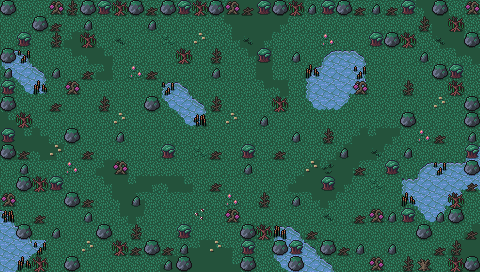

Tiled map render using the project's own tile images. Description and the map definition, with tile-layer contents summarised, below:
An orthogonal 30x17 tile map with 16x16 px tiles, 3 tile layers (Background, Ground, Clutter), 2 tilesets and 12 objects.

<map version="1.10" tiledversion="1.10.1" orientation="orthogonal" renderorder="right-down" width="30" height="17" tilewidth="16" tileheight="16" infinite="0" nextlayerid="7" nextobjectid="60">
 <editorsettings>
  <export target="wastetown..tmx" format="tmx" />
 </editorsettings>
 <tileset firstgid="1" source="../tileset/main.tsx" />
 <tileset firstgid="10113" source="../tileset/buildings.tsx" />
 <layer id="1" name="Background" width="30" height="17">
  <data>[510 cells, 510 non-empty, 1 distinct tile ids]</data>
 </layer>
 <layer id="2" name="Ground" width="30" height="17">
  <data>[510 cells, 144 non-empty, 27 distinct tile ids]</data>
 </layer>
 <layer id="3" name="Clutter" width="30" height="17">
  <properties>
   <property name="spriteLayer" type="bool" value="true" />
  </properties>
  <data>[510 cells, 183 non-empty, 18 distinct tile ids]</data>
 </layer>
 <objectgroup id="4" name="Objects">
  <object id="38" template="../obj/entry_up.tx" x="192" y="271.5" width="48" height="16">
   <properties>
    <property name="teleport" value="" />
   </properties>
  </object>
  <object id="48" template="../obj/treasure.tx" x="63.5" y="31.25" />
  <object id="50" template="../obj/enemy.tx" x="208" y="206">
   <properties>
    <property name="enemy" value="Zombie" />
   </properties>
  </object>
  <object id="51" template="../obj/treasure.tx" x="400.666" y="34" />
  <object id="52" template="../obj/gold.tx" x="385.083" y="240.75" />
  <object id="53" template="../obj/enemy.tx" x="351.75" y="32">
   <properties>
    <property name="enemy" value="High Vampire" />
   </properties>
  </object>
  <object id="54" template="../obj/enemy.tx" x="63.8333" y="53.6667">
   <properties>
    <property name="enemy" value="Demon" />
   </properties>
  </object>
  <object id="55" template="../obj/enemy.tx" x="343.167" y="238.333">
   <properties>
    <property name="enemy" value="Apprentice Black Wizard" />
   </properties>
  </object>
  <object id="56" template="../obj/enemy.tx" x="192" y="87.6667">
   <properties>
    <property name="enemy" value="Vampire" />
   </properties>
  </object>
  <object id="57" template="../obj/enemy.tx" x="351.333" y="136.667">
   <properties>
    <property name="enemy" value="Big Zombie" />
   </properties>
  </object>
  <object id="58" template="../obj/enemy.tx" x="100" y="198">
   <properties>
    <property name="enemy" value="Zombie Lord" />
   </properties>
  </object>
  <object id="59" template="../obj/enemy.tx" x="81" y="120">
   <properties>
    <property name="enemy" value="Skeleton" />
   </properties>
  </object>
 </objectgroup>
</map>
